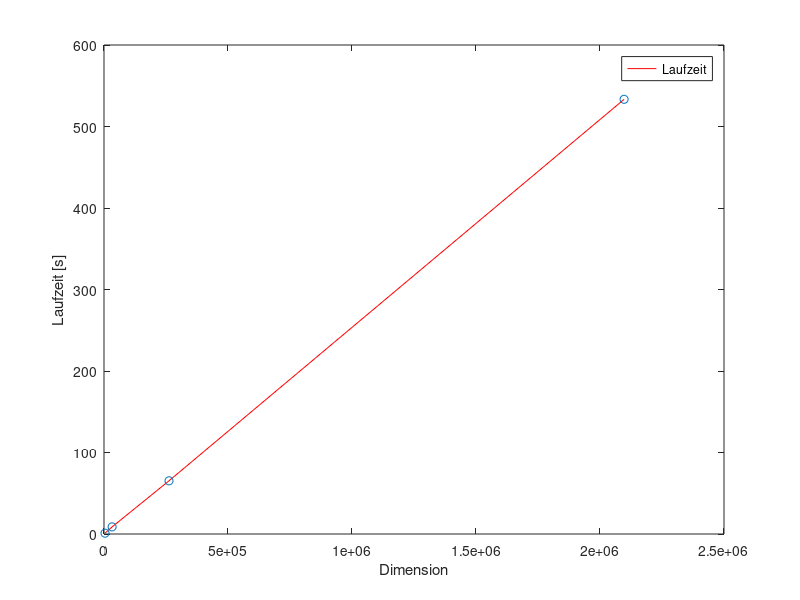
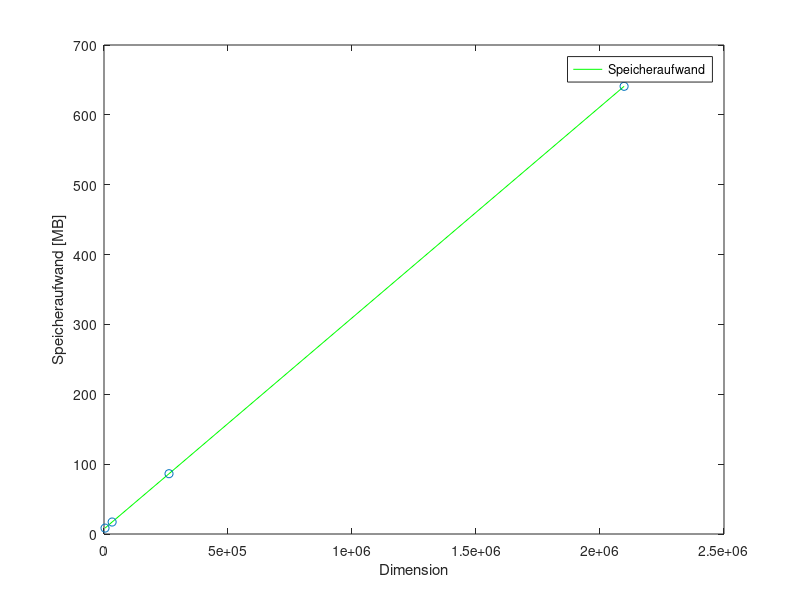

These charts were generated, in order, by the following MATLAB code:
x = [16^3, 32^3, 64^3, 128^3];
t = [1.014 8.749 65.286 533.368];
m = [8.44922 17.1523 86.3164 640.863];

figure(1);
plot(x,t,'r');
hold on;
scatter(x,t);
xlabel('Dimension');
ylabel('Laufzeit [s]');
legend('Laufzeit');
figure(2);
plot(x,m,'g');
hold on;
scatter(x,m);
xlabel('Dimension');
ylabel('Speicheraufwand [MB]');
legend('Speicheraufwand');